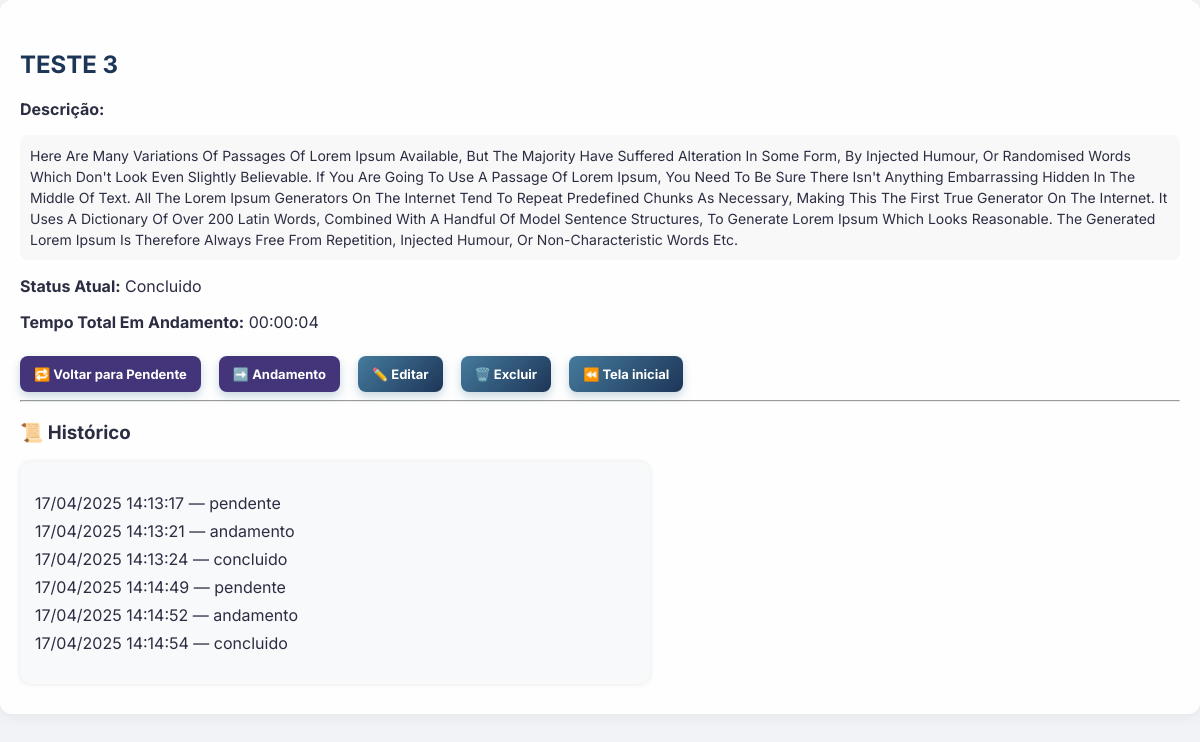
The page /projeto/3 on the database its author committed.
### app.py (models this page shows)
class Projeto(db.Model):
    id = db.Column(db.Integer, primary_key=True)
    nome = db.Column(db.String(100))
    descricao = db.Column(db.Text)
    status = db.Column(db.String(20), default='pendente')
    arquivado = db.Column(db.Boolean, default=False)
    inicio_andamento = db.Column(db.DateTime, nullable=True)
    fim_conclusao = db.Column(db.DateTime, nullable=True)

class Historico(db.Model):
    id = db.Column(db.Integer, primary_key=True)
    projeto_id = db.Column(db.Integer, db.ForeignKey('projeto.id'))
    status = db.Column(db.String(20))
    data = db.Column(db.DateTime, default=datetime.now)

### app.py (the view)
@app.route('/projeto/<int:projeto_id>')
def ver_projeto(projeto_id):
    projeto = Projeto.query.get_or_404(projeto_id)
    historico = Historico.query.filter_by(projeto_id=projeto.id).order_by(Historico.data).all()
    tempos = Tempo.query.filter_by(projeto_id=projeto.id).all()
    tempo_total = 0
    for t in tempos:
        if t.fim:
            tempo_total += (t.fim - t.inicio).total_seconds()
        else:
            tempo_total += (datetime.now() - t.inicio).total_seconds()
    horas = int(tempo_total // 3600)
    minutos = int((tempo_total % 3600) // 60)
    segundos = int(tempo_total % 60)
    return render_template('ver_projeto.html', projeto=projeto, historico=historico, tempo=f"{horas:02}:{minutos:02}:{segundos:02}")

### templates/ver_projeto.html (shortened to what this page needs)
{% extends 'base.html' %}
{% block content %}
<h2>{{ projeto.nome }}</h2>
<p><strong>Descrição:</strong></p>
<div class="descricao-ver-projeto">
  {{ projeto.descricao }}
</div>
<p><strong>Status atual:</strong> {{ projeto.status }}</p>
<p><strong>Tempo total em andamento:</strong> {{ tempo }}</p>
<div class="botoes-ver-projeto">
    {% if projeto.status != 'pendente' %}
<a href="{{ url_for('mover_projeto', projeto_id=projeto.id, novo_status='pendente') }}" class="btn btn-card btn-voltar-andamento">🔁 Voltar para Pendente</a>
{% endif %}
{% if projeto.status != 'andamento' %}
<a href="{{ url_for('mover_projeto', projeto_id=projeto.id, novo_status='andamento') }}" class="btn btn-card btn-voltar-andamento">➡️ Andamento</a>
{% endif %}
    <a href="{{ url_for('editar_projeto', projeto_id=projeto.id) }}" class="btn btn-card">✏️ Editar</a>
    <a href="{{ url_for('excluir_projeto', projeto_id=projeto.id) }}" class="btn btn-card" onclick="return confirm('Deseja excluir este projeto?')">🗑️ Excluir</a>
    <a href="{{ url_for('home') }}" class="btn btn-card">⏪ Tela inicial</a>
</div>
<hr>
<h3>📜 Histórico</h3>
<div style="background: #f8f9fa; padding: 15px; border-radius: 10px; box-shadow: 0 0 5px rgba(0,0,0,0.1); max-width: 600px;">
<ul style="list-style: none; padding-left: 0;">
    {% for h in historico %}
    <li style="margin-bottom: 8px;">{{ h.data.strftime('%d/%m/%Y %H:%M:%S') }} — {{ h.status }}</li>
    {% else %}
    <li>Nenhum histórico registrado.</li>
    {% endfor %}
</ul>
</div>
{% endblock %}

### templates/base.html (shortened to what this page needs)
<!DOCTYPE html>
<html lang="pt-br">
<head>
    <link rel="stylesheet" href="{{ url_for('static', filename='css/style.css') }}">
</head>
<body>
<div class="container">
    {% block content %}{% endblock %}
</div>
</body>
</html>

### static/css/style.css (style rules this page uses)
body { font-family: 'Inter', sans-serif; background: #f1f3f6; margin: 0; padding: 0; color: #2b2d42; }
.container { max-width: 1200px; margin: auto; padding: 30px 20px; background: #ffffffee; border-radius: 12px; box-shadow: 0 4px 12px rgba(0,0,0,0.05); }
h2 { margin-bottom: 20px; color: #1d3557; }
a.btn, .btn { background: linear-gradient(135deg, #457b9d, #1d3557); color: white !important; padding: 10px 14px; font-size: 13px; border: none; border-radius: 8px; font-weight: bold; text-decoration: none; display: inline-block; margin-right: 10px; margin-top: 8px; box-shadow: 0 4px 10px rgba(69, 123, 157, 0.3); transition: all 0.3s ease; }
.descricao-ver-projeto { max-height: 120px; overflow: hidden; text-overflow: ellipsis; font-size: 14px; line-height: 1.5; background-color: #f8f8f8; padding: 10px; border-radius: 8px; margin-bottom: 15px; display: -webkit-box; -webkit-line-clamp: 5; -webkit-box-orient: vertical; }
.botoes-ver-projeto { display: flex; gap: 8px; margin-top: 15px; flex-wrap: wrap; justify-content: flex-start; }
.card h4, .card p, .descricao-ver-projeto, .descricao-curta, textarea, input[type="text"], input[type="password"], input[type="email"], textarea, p, h2, h3, h4 { word-wrap: break-word; white-space: normal; text-transform: capitalize; }
.btn.btn-voltar-andamento { background: #44357a !important; color: white !important; }

### rows shown on the page
Projeto: nome "TESTE 3", descricao "Here Are Many Variations Of Passages Of Lorem Ipsum Available, But The Majority Have Suffered Alteration In Some Form, By Injected Humour, Or Randomised Words Which Don't Look Even Slightly Believable. If You Are Going To Use A Passage Of Lorem Ipsum, You Need To Be Sure There Isn't Anything Embarrassing Hidden In The Middle Of Text. All The Lorem Ipsum Generators On The Internet Tend To Repeat Predefined Chunks As Necessary, Making This The First True Generator On The Internet. It Uses A Dictionary Of Over 200 Latin Words, Combined With A Handful Of Model Sentence Structures, To Generate Lorem Ipsum Which Looks Reasonable. The Generated Lorem Ipsum Is Therefore Always Free From Repetition,…", status "Concluido"
Historico: data "17/04/2025 14:13:17", status "pendente"
Historico: data "17/04/2025 14:13:21", status "andamento"
Historico: data "17/04/2025 14:13:24", status "concluido"
Historico: data "17/04/2025 14:14:49", status "pendente"
Historico: data "17/04/2025 14:14:52", status "andamento"
Historico: data "17/04/2025 14:14:54", status "concluido"

### other values the page prints
{{ tempo }} "00:00:04"
